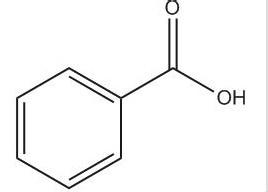
#> input picture opencv/Harris/chemistry1.jpg, 268 x 192 px
$ python Shi-Tomasi.py
#> lines starting #> are read from the running program, lines starting #| are printed output that depends on the picture; after the words box and inside, x2 and y2 are one past the last pixel; in counts of white or black regions, pixels touching at a corner belong together
#__author__ = 'James'
#-*-coding:utf-8-*-

import numpy as np
import cv2
from matplotlib import pyplot as plt

def Shi_Tomasi_detect():
    img = cv2.imread('chemistry1.jpg')
#> img is the input picture: shape (192, 268, 3); min 0, max 255, mean 246.8
    gray = cv2.cvtColor(img,cv2.COLOR_BGR2GRAY)

    #cv2.goodFeaturesToTrack(image, maxCorners, qualityLevel, minDistance[, corners[, mask[, blockSize[, useHarrisDetector[, k]]]]]) → corners
    #maxCorners – Maximum number of corners to return
    #qualityLevel – Parameter characterizing the minimal accepted quality of image corners.The parameter value is multiplied by the
    # best corner quality measure, which is the minimal eigenvalue or the Harris function response .
    # The corners with the quality measure less than the product are rejected. For example, if the best corner has the quality measure = 1500,
    # and the qualityLevel=0.01 , then all the corners with the quality measure less than 15 are rejected
    # minDistance – Minimum possible Euclidean distance between the returned corners.
    corners = cv2.goodFeaturesToTrack(gray,10,0.01,10)
#> corners = [[174, 66], [24, 153], [213, 91], [69, 179], [69, 76], [113, 102], [236, 95], [113, 154], [24, 102], [169, 18]]
    corners = np.int0(corners)

    for i in corners:
        x,y = i.ravel()
        cv2.circle(img,(x,y),3,255,-1)
#> this loop made 10 passes
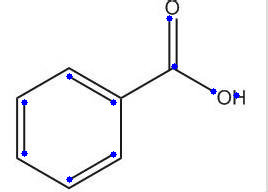
#> img: shape (192, 268, 3); 0.56% of pixels changed, all inside (x1, y1, x2, y2) = (21, 15, 240, 183)

    plt.imshow(img),plt.show()

Shi_Tomasi_detect()

$ run again, with opencv/Harris/chessboard.jpg copied over opencv/Harris/chemistry1.jpg
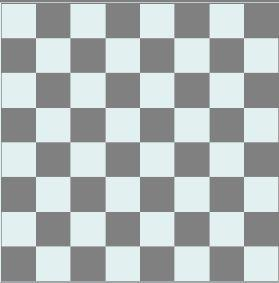
#> input picture opencv/Harris/chessboard.jpg, 279 x 283 px
#> in Shi_Tomasi_detect, img is the input picture: shape (283, 279, 3); mean B, G, R 183.7, 183.4, 176.5
#> corners = [[244, 212], [140, 212], [36, 212], [244, 108], [140, 108], [36, 108], [244, 73], [36, 73], [244, 177], [140, 177]]
#> the loop in Shi_Tomasi_detect, `for i in corners:` made 10 passes
#> after the loop in Shi_Tomasi_detect, `for i in corners:`:
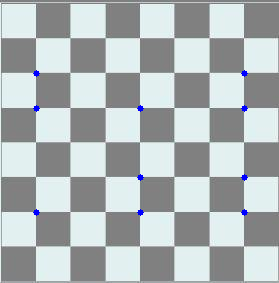
#> img: shape (283, 279, 3); 0.37% of pixels changed, all inside (x1, y1, x2, y2) = (33, 70, 248, 216)
